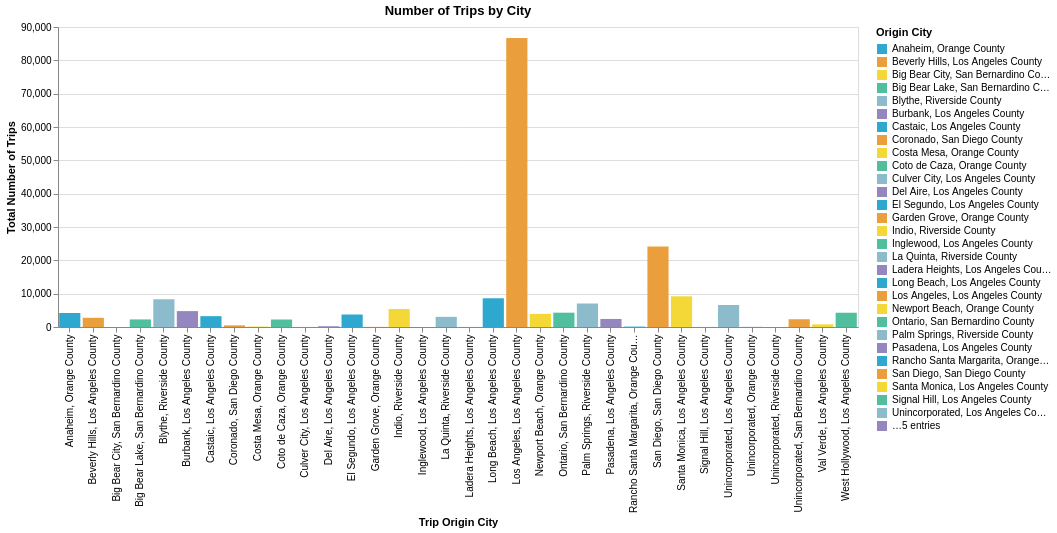

The notebook cell saved with this chart:
### Code cell
alt.Chart(df_origins_city).mark_bar().encode(
    x=alt.X("Origin City:O", title = "Trip Origin City"),
    y=alt.Y("Number of Trips:Q", title="Total Number of Trips"),
    color=alt.Color("Origin City:N", scale=alt.Scale(range=cp.CALITP_CATEGORY_BRIGHT_COLORS)),
    tooltip = ['Origin City', 'Number of Trips']
    ).properties(
    width=800,  
    height=300,
    title='Number of Trips by City')

### Figure 1 — Vega-Lite specification as saved in the notebook (floating-point values rounded to 4 significant figures)
{"config": {"view": {"continuousWidth": 300, "continuousHeight": 300}}, "data": {"name": "data-89736cdbb6ab48c55563292ca9f29cc6"}, "mark": {"type": "bar"}, "encoding": {"color": {"field": "Origin City", "scale": {"range": ["#2EA8CE", "#EB9F3C", "#F4D837", "#51BF9D", "#8CBCCB", "#9487C0"]}, "type": "nominal"}, "tooltip": [{"field": "Origin City", "type": "nominal"}, {"field": "Number of Trips", "type": "quantitative"}], "x": {"field": "Origin City", "title": "Trip Origin City", "type": "ordinal"}, "y": {"field": "Number of Trips", "title": "Total Number of Trips", "type": "quantitative"}}, "height": 300, "title": "Number of Trips by City", "width": 800, "$schema": "https://vega.github.io/schema/vega-lite/v6.1.0.json", "datasets": {"data-89736cdbb6ab48c55563292ca9f29cc6": [{"Origin City": "Los Angeles, Los Angeles County", "Number of Trips": 86704}, {"Origin City": "San Diego, San Diego County", "Number of Trips": 24143}, {"Origin City": "Santa Monica, Los Angeles County", "Number of Trips": 9206}, {"Origin City": "Long Beach, Los Angeles County", "Number of Trips": 8613}, {"Origin City": "Blythe, Riverside County", "Number of Trips": 8322}, {"Origin City": "Palm Springs, Riverside County", "Number of Trips": 7050}, {"Origin City": "Unincorporated, Los Angeles County", "Number of Trips": 6601}, {"Origin City": "Indio, Riverside County", "Number of Trips": 5388}, {"Origin City": "Burbank, Los Angeles County", "Number of Trips": 4771}, {"Origin City": "Ontario, San Bernardino County", "Number of Trips": 4296}, {"Origin City": "West Hollywood, Los Angeles County", "Number of Trips": 4282}, {"Origin City": "Anaheim, Orange County", "Number of Trips": 4196}, {"Origin City": "Newport Beach, Orange County", "Number of Trips": 3931}, {"Origin City": "El Segundo, Los Angeles County", "Number of Trips": 3749}, {"Origin City": "Castaic, Los Angeles County", "Number of Trips": 3255}, {"Origin City": "La Quinta, Riverside County", "Number of Trips": 3051}, {"Origin City": "Beverly Hills, Los Angeles County", "Number of Trips": 2759}, {"Origin City": "Pasadena, Los Angeles County", "Number of Trips": 2412}, {"Origin City": "Unincorporated, San Bernardino County", "Number of Trips": 2329}, {"Origin City": "Big Bear Lake, San Bernardino County", "Number of Trips": 2276}, {"Origin City": "Coto de Caza, Orange County", "Number of Trips": 2245}, {"Origin City": "Val Verde, Los Angeles County", "Number of Trips": 787}, {"Origin City": "Coronado, San Diego County", "Number of Trips": 491}, {"Origin City": "Del Aire, Los Angeles County", "Number of Trips": 235}, {"Origin City": "Costa Mesa, Orange County", "Number of Trips": 142}, {"Origin City": "Rancho Santa Margarita, Orange County", "Number of Trips": 118}, {"Origin City": "Unincorporated, Orange County", "Number of Trips": 39}, {"Origin City": "Garden Grove, Orange County", "Number of Trips": 37}, {"Origin City": "Culver City, Los Angeles County", "Number of Trips": 18}, {"Origin City": "Signal Hill, Los Angeles County", "Number of Trips": 17}, {"Origin City": "Ladera Heights, Los Angeles County", "Number of Trips": 16}, {"Origin City": "Inglewood, Los Angeles County", "Number of Trips": 3}, {"Origin City": "Big Bear City, San Bernardino County", "Number of Trips": 2}, {"Origin City": "Unincorporated, Riverside County", "Number of Trips": 1}]}}
